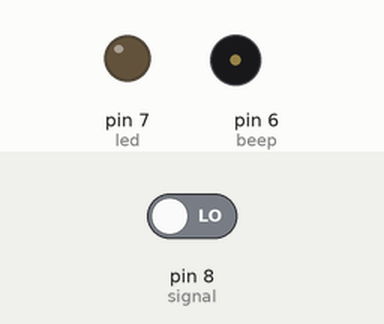
Simulated run of this sketch. Board: Arduino Uno, built with avr-gcc and run on an emulated ATmega328P. Parts: output pins drawn as LEDs (lit = HIGH), buzzer (waves = sounding, pin HIGH). Dashed ring = blinking. Inputs (shaded band) come from the test bench; at power-on: pin 8 (signal) LOW.

Above: at 1.8 s.
1.9 s: pin 8 (signal) driven HIGH
At 2.4 s:
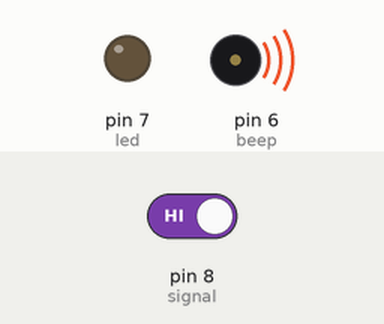
At 2.9 s:
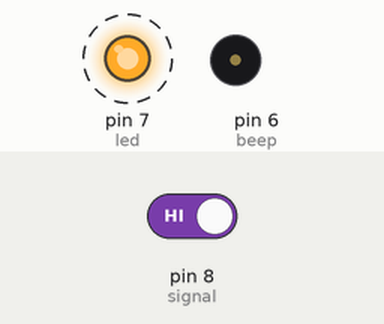
4.9 s: pin 8 (signal) driven LOW
At 5.7 s:
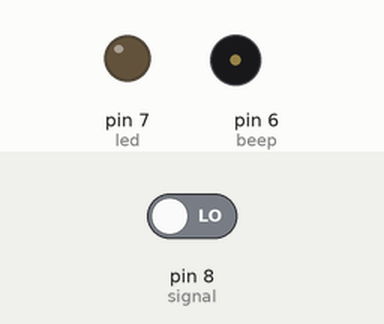
Timing chart, 0 to 7.9 s (numbered marks = the images above; inputs shaded):
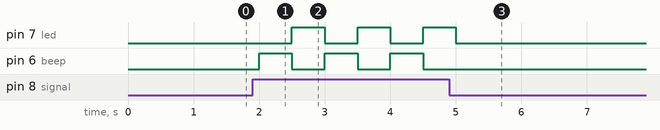

Measured:
- after the input at 1.9 s, pin 7 (led): alternates HIGH for 0.50 s and LOW for 0.50 s, starting after 0.60 s; pin 6 (beep): alternates HIGH for 0.50 s and LOW for 0.50 s, starting after 0.10 s
- after the input at 4.9 s, pin 7 (led): goes on until 5.0 s, then stays LOW; pin 6 (beep): stops changing and stays LOW

The sketch:

alarm.ino
```cpp
#define beep 6      // 부저연결핀(이진으로 작동하는 수동부저 추천)
#define led 7       // LED연결핀
#define signal 8    // 수신신호연결핀(기본적인 유선신호)

void turnOn(int,int);
void turnOff(int,int);

void setup(){
    pinMode(beep,OUTPUT);
    pinMode(led,OUTPUT);
    pinMode(signal,INPUT);
}

void loop(){
    if(digitalRead(signal)==HIGH){
        turnOn(beep,led);
    }
    else{
        turnOff(beep,led);
    }
}

void turnOn(int a,int b){
    digitalWrite(a,HIGH);
    digitalWrite(b,LOW);
    delay(500);
    digitalWrite(a,LOW);
    digitalWrite(b,HIGH);
    delay(500);
}

void turnOff(int a,int b){
    digitalWrite(a,LOW);
    digitalWrite(b,LOW);
    delay(500);
}
```
